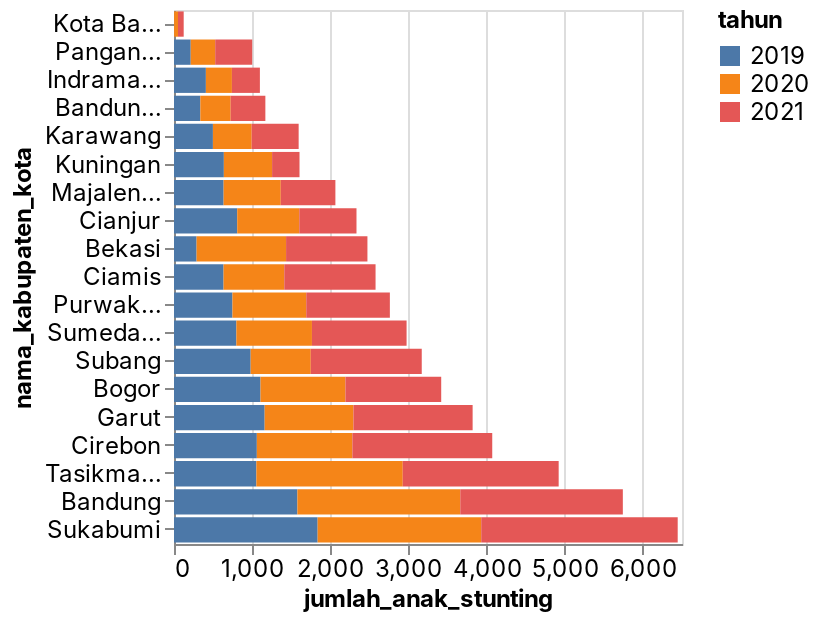

Notebook code cell kept with this figure:
### Code cell
_deepnote_run_altair(stunting, """{"data":{"name":"placeholder"},"mark":{"type":"bar","tooltip":true},"height":220,"$schema":"https://vega.github.io/schema/vega-lite/v4.json","autosize":{"type":"fit"},"encoding":{"x":{"sort":null,"type":"quantitative","field":"jumlah_anak_stunting","scale":{"type":"linear","zero":false}},"y":{"sort":{"order":"ascending","encoding":"x"},"type":"nominal","field":"nama_kabupaten_kota","scale":{"type":"linear","zero":true}},"color":{"sort":null,"type":"nominal","field":"tahun","scale":{"type":"linear","zero":false}}}}""")

### Figure 1 — Vega-Lite specification as saved in the notebook (floating-point values rounded to 4 significant figures)
{"config": {"view": {"continuousWidth": 400, "continuousHeight": 300}, "area": {"fill": "#51C0E9"}, "axis": {"labelFont": "Inter, sans-serif", "labelFontSize": 12, "labelFontWeight": "normal", "labelLimit": 60, "labelOverlap": "greedy", "titleFont": "Inter, sans-serif", "titleFontSize": 12, "titleFontWeight": "bold"}, "background": "#ffffff", "legend": {"labelFont": "Inter, sans-serif", "labelFontSize": 12, "titleFont": "Inter, sans-serif", "titleFontSize": 12, "titleFontWeight": "bold"}, "line": {"stroke": "#51C0E9", "strokeWidth": 2}, "rect": {"fill": "#51C0E9"}, "title": {"anchor": "start", "color": "#000000", "font": "Inter, sans-serif", "fontSize": 22, "fontWeight": "normal"}}, "data": {"name": "data-62903a9931cf2a259eb49b370db82679"}, "mark": {"type": "bar", "tooltip": true}, "autosize": {"type": "fit"}, "encoding": {"color": {"type": "nominal", "field": "tahun", "scale": {"type": "linear", "zero": false}, "sort": null}, "x": {"type": "quantitative", "field": "jumlah_anak_stunting", "scale": {"type": "linear", "zero": false}, "sort": null}, "y": {"type": "nominal", "field": "nama_kabupaten_kota", "scale": {"type": "linear", "zero": true}, "sort": {"encoding": "x", "order": "ascending"}}}, "height": 300, "width": "container", "$schema": "https://vega.github.io/schema/vega-lite/v4.json", "datasets": {"data-62903a9931cf2a259eb49b370db82679": [{"nama_kabupaten_kota": "Bandung", "kode_kabupaten_kota": 3204.0, "tahun": 2019.0, "jumlah_anak_stunting": 1579.0}, {"nama_kabupaten_kota": "Bandung", "kode_kabupaten_kota": 3204.0, "tahun": 2020.0, "jumlah_anak_stunting": 2084.0}, {"nama_kabupaten_kota": "Bandung", "kode_kabupaten_kota": 3204.0, "tahun": 2021.0, "jumlah_anak_stunting": 2080.0}, {"nama_kabupaten_kota": "Bandung Barat", "kode_kabupaten_kota": 3217.0, "tahun": 2019.0, "jumlah_anak_stunting": 337.0}, {"nama_kabupaten_kota": "Bandung Barat", "kode_kabupaten_kota": 3217.0, "tahun": 2020.0, "jumlah_anak_stunting": 388.0}, {"nama_kabupaten_kota": "Bandung Barat", "kode_kabupaten_kota": 3217.0, "tahun": 2021.0, "jumlah_anak_stunting": 444.0}, {"nama_kabupaten_kota": "Bekasi", "kode_kabupaten_kota": 3216.0, "tahun": 2019.0, "jumlah_anak_stunting": 289.0}, {"nama_kabupaten_kota": "Bekasi", "kode_kabupaten_kota": 3216.0, "tahun": 2020.0, "jumlah_anak_stunting": 1145.0}, {"nama_kabupaten_kota": "Bekasi", "kode_kabupaten_kota": 3216.0, "tahun": 2021.0, "jumlah_anak_stunting": 1041.0}, {"nama_kabupaten_kota": "Bogor", "kode_kabupaten_kota": 3201.0, "tahun": 2019.0, "jumlah_anak_stunting": 1107.0}, {"nama_kabupaten_kota": "Bogor", "kode_kabupaten_kota": 3201.0, "tahun": 2020.0, "jumlah_anak_stunting": 1086.0}, {"nama_kabupaten_kota": "Bogor", "kode_kabupaten_kota": 3201.0, "tahun": 2021.0, "jumlah_anak_stunting": 1226.0}, {"nama_kabupaten_kota": "Ciamis", "kode_kabupaten_kota": 3207.0, "tahun": 2019.0, "jumlah_anak_stunting": 634.0}, {"nama_kabupaten_kota": "Ciamis", "kode_kabupaten_kota": 3207.0, "tahun": 2020.0, "jumlah_anak_stunting": 777.0}, {"nama_kabupaten_kota": "Ciamis", "kode_kabupaten_kota": 3207.0, "tahun": 2021.0, "jumlah_anak_stunting": 1168.0}, {"nama_kabupaten_kota": "Cianjur", "kode_kabupaten_kota": 3203.0, "tahun": 2019.0, "jumlah_anak_stunting": 809.0}, {"nama_kabupaten_kota": "Cianjur", "kode_kabupaten_kota": 3203.0, "tahun": 2020.0, "jumlah_anak_stunting": 794.0}, {"nama_kabupaten_kota": "Cianjur", "kode_kabupaten_kota": 3203.0, "tahun": 2021.0, "jumlah_anak_stunting": 732.0}, {"nama_kabupaten_kota": "Cirebon", "kode_kabupaten_kota": 3209.0, "tahun": 2019.0, "jumlah_anak_stunting": 1060.0}, {"nama_kabupaten_kota": "Cirebon", "kode_kabupaten_kota": 3209.0, "tahun": 2020.0, "jumlah_anak_stunting": 1222.0}, {"nama_kabupaten_kota": "Cirebon", "kode_kabupaten_kota": 3209.0, "tahun": 2021.0, "jumlah_anak_stunting": 1790.0}, {"nama_kabupaten_kota": "Garut", "kode_kabupaten_kota": 3205.0, "tahun": 2019.0, "jumlah_anak_stunting": 1160.0}, {"nama_kabupaten_kota": "Garut", "kode_kabupaten_kota": 3205.0, "tahun": 2020.0, "jumlah_anak_stunting": 1136.0}, {"nama_kabupaten_kota": "Garut", "kode_kabupaten_kota": 3205.0, "tahun": 2021.0, "jumlah_anak_stunting": 1525.0}, {"nama_kabupaten_kota": "Indramayu", "kode_kabupaten_kota": 3212.0, "tahun": 2019.0, "jumlah_anak_stunting": 408.0}, {"nama_kabupaten_kota": "Indramayu", "kode_kabupaten_kota": 3212.0, "tahun": 2020.0, "jumlah_anak_stunting": 333.0}, {"nama_kabupaten_kota": "Indramayu", "kode_kabupaten_kota": 3212.0, "tahun": 2021.0, "jumlah_anak_stunting": 358.0}, {"nama_kabupaten_kota": "Karawang", "kode_kabupaten_kota": 3215.0, "tahun": 2019.0, "jumlah_anak_stunting": 498.0}, {"nama_kabupaten_kota": "Karawang", "kode_kabupaten_kota": 3215.0, "tahun": 2020.0, "jumlah_anak_stunting": 496.0}, {"nama_kabupaten_kota": "Karawang", "kode_kabupaten_kota": 3215.0, "tahun": 2021.0, "jumlah_anak_stunting": 601.0}, {"nama_kabupaten_kota": "Kuningan", "kode_kabupaten_kota": 3208.0, "tahun": 2019.0, "jumlah_anak_stunting": 638.0}, {"nama_kabupaten_kota": "Kuningan", "kode_kabupaten_kota": 3208.0, "tahun": 2020.0, "jumlah_anak_stunting": 617.0}, {"nama_kabupaten_kota": "Kuningan", "kode_kabupaten_kota": 3208.0, "tahun": 2021.0, "jumlah_anak_stunting": 351.0}, {"nama_kabupaten_kota": "Majalengka", "kode_kabupaten_kota": 3210.0, "tahun": 2019.0, "jumlah_anak_stunting": 635.0}, {"nama_kabupaten_kota": "Majalengka", "kode_kabupaten_kota": 3210.0, "tahun": 2020.0, "jumlah_anak_stunting": 731.0}, {"nama_kabupaten_kota": "Majalengka", "kode_kabupaten_kota": 3210.0, "tahun": 2021.0, "jumlah_anak_stunting": 699.0}, {"nama_kabupaten_kota": "Pangandaran", "kode_kabupaten_kota": 3218.0, "tahun": 2019.0, "jumlah_anak_stunting": 214.0}, {"nama_kabupaten_kota": "Pangandaran", "kode_kabupaten_kota": 3218.0, "tahun": 2020.0, "jumlah_anak_stunting": 313.0}, {"nama_kabupaten_kota": "Pangandaran", "kode_kabupaten_kota": 3218.0, "tahun": 2021.0, "jumlah_anak_stunting": 474.0}, {"nama_kabupaten_kota": "Purwakarta", "kode_kabupaten_kota": 3214.0, "tahun": 2019.0, "jumlah_anak_stunting": 748.0}, {"nama_kabupaten_kota": "Purwakarta", "kode_kabupaten_kota": 3214.0, "tahun": 2020.0, "jumlah_anak_stunting": 944.0}, {"nama_kabupaten_kota": "Purwakarta", "kode_kabupaten_kota": 3214.0, "tahun": 2021.0, "jumlah_anak_stunting": 1070.0}, {"nama_kabupaten_kota": "Subang", "kode_kabupaten_kota": 3213.0, "tahun": 2019.0, "jumlah_anak_stunting": 981.0}, {"nama_kabupaten_kota": "Subang", "kode_kabupaten_kota": 3213.0, "tahun": 2020.0, "jumlah_anak_stunting": 769.0}, {"nama_kabupaten_kota": "Subang", "kode_kabupaten_kota": 3213.0, "tahun": 2021.0, "jumlah_anak_stunting": 1420.0}, {"nama_kabupaten_kota": "Sukabumi", "kode_kabupaten_kota": 3202.0, "tahun": 2019.0, "jumlah_anak_stunting": 1838.0}, {"nama_kabupaten_kota": "Sukabumi", "kode_kabupaten_kota": 3202.0, "tahun": 2020.0, "jumlah_anak_stunting": 2093.0}, {"nama_kabupaten_kota": "Sukabumi", "kode_kabupaten_kota": 3202.0, "tahun": 2021.0, "jumlah_anak_stunting": 2514.0}, {"nama_kabupaten_kota": "Sumedang", "kode_kabupaten_kota": 3211.0, "tahun": 2019.0, "jumlah_anak_stunting": 798.0}, {"nama_kabupaten_kota": "Sumedang", "kode_kabupaten_kota": 3211.0, "tahun": 2020.0, "jumlah_anak_stunting": 967.0}, {"nama_kabupaten_kota": "Sumedang", "kode_kabupaten_kota": 3211.0, "tahun": 2021.0, "jumlah_anak_stunting": 1211.0}, {"nama_kabupaten_kota": "Tasikmalaya", "kode_kabupaten_kota": 3206.0, "tahun": 2019.0, "jumlah_anak_stunting": 1054.0}, {"nama_kabupaten_kota": "Tasikmalaya", "kode_kabupaten_kota": 3206.0, "tahun": 2020.0, "jumlah_anak_stunting": 1873.0}, {"nama_kabupaten_kota": "Tasikmalaya", "kode_kabupaten_kota": 3206.0, "tahun": 2021.0, "jumlah_anak_stunting": 1995.0}, {"nama_kabupaten_kota": "Kota Banjar", "kode_kabupaten_kota": 3279.0, "tahun": 2019.0, "jumlah_anak_stunting": 1.0}, {"nama_kabupaten_kota": "Kota Banjar", "kode_kabupaten_kota": 3279.0, "tahun": 2020.0, "jumlah_anak_stunting": 50.0}, {"nama_kabupaten_kota": "Kota Banjar", "kode_kabupaten_kota": 3279.0, "tahun": 2021.0, "jumlah_anak_stunting": 73.0}]}}
